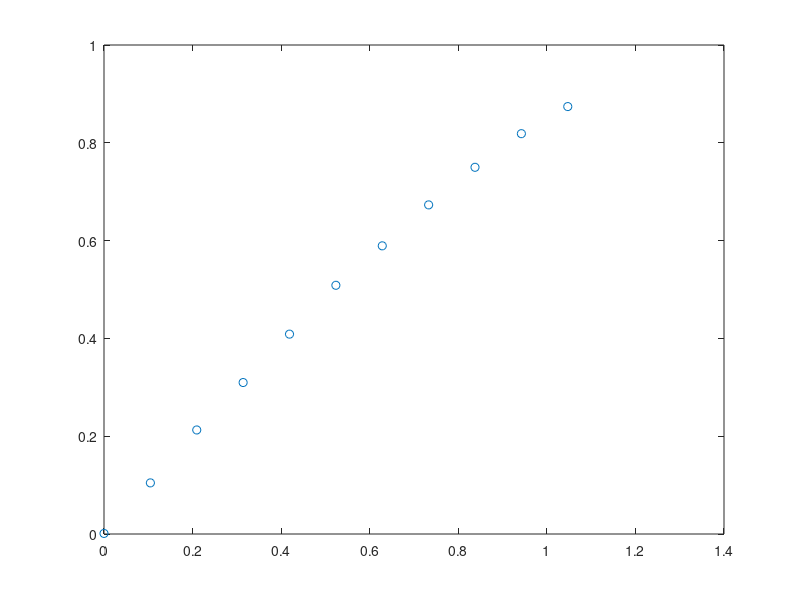

This figure's MATLAB source:
x=0:pi/30:pi/3;
y=sin(x)+rand(size(x))/100;
plot(x,y,'o');

%fitting code
% in graph go on tools menu and then basic fitting for function